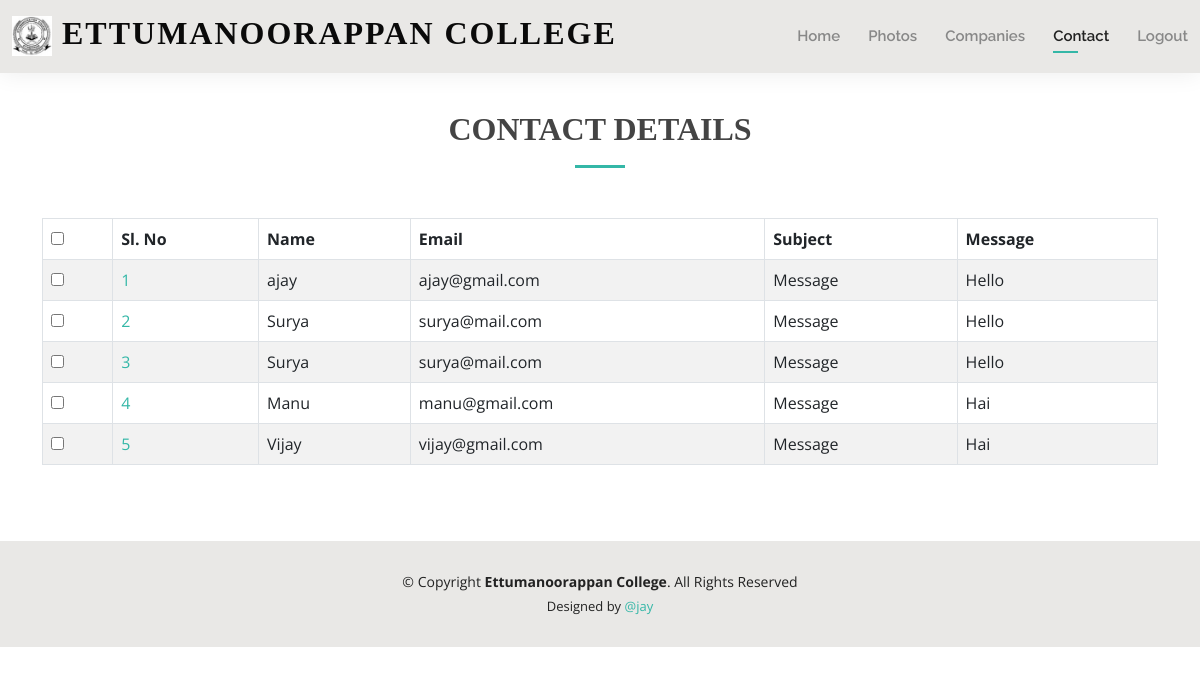
The page /loginpanel/Placement/contact.php on the database its author committed.
### tables this page shows
CREATE TABLE `contact` (
  `contactid` int(10) NOT NULL,
  `name` varchar(25) DEFAULT NULL,
  `email` varchar(25) DEFAULT NULL,
  `subjects` varchar(45) DEFAULT NULL,
  `messages` varchar(200) DEFAULT NULL
);

### loginpanel/Placement/contact.php (the view, shortened to what this page needs)
<!DOCTYPE html>
<html lang="en">
<head>
  <link href="assets/vendor/aos/aos.css" rel="stylesheet">
  <link href="assets/vendor/bootstrap/css/bootstrap.min.css" rel="stylesheet">
  <link href="assets/vendor/bootstrap-icons/bootstrap-icons.css" rel="stylesheet">
  <link href="assets/vendor/boxicons/css/boxicons.min.css" rel="stylesheet">
  <link href="assets/vendor/glightbox/css/glightbox.min.css" rel="stylesheet">
  <link href="assets/vendor/swiper/swiper-bundle.min.css" rel="stylesheet">
  <link href="assets/css/style.css" rel="stylesheet">
</head>
<body>
  <header id="header" class="fixed-top">
    <div class="container-fluid d-flex justify-content-between align-items-center">
    <h1 class="logo me-auto me-lg-0"><a href="indexhome.php"><img src="assets/img/etm.png" rel="icon">&nbsp;Ettumanoorappan College</a></h1>
      <nav id="navbar" class="navbar order-last order-lg-0">
        <ul>
            <li><a href="indexhome.php">Home</a></li>
            <li><a href="photo.php">Photos</a></li>
            <li><a href="company.php">Companies</a></li>
            <li><a class="active" href="contact.php">Contact</a></li>
	     <li><a href="logout.php">Logout</a></li>
        </ul>
      </nav>
    </div>
  </header>
  <main id="main">
    <section id="contact" class="contact">
      <div class="container" data-aos="fade-up">
	<div class="section-title">
          <h2>Contact Details</h2>
        </div>
 <table id="dynamic-table" class="table table-striped table-bordered table-hover">
	<thead>
		<tr>
			<th class="center">
				<label class="pos-rel">
					<input type="checkbox" class="ace" />
				</label>
			</th>
			<th>Sl. No</th>
			<th>Name</th>
			<th>Email</th>
      			<th>Subject</th>
			<th>Message</th>
		</tr>
	</thead>
	<tbody>
    		<?php
		include('../database.php');
		$sql="select * from contact";
		$result = mysqli_query($conn, $sql); $i=1;
            	while($row = mysqli_fetch_assoc($result)){
             	?>
		<tr>
			<td class="center">
				<label class="pos-rel">
					<input type="checkbox" class="ace" />
				</label>
			</td>
			<td>
				<a href="#"><?= $i; ?></a>
			</td>
      			<td><?= $row['name']; ?></td>
		      	<td><?= $row['email']; ?></td>
      			<td><?= $row['subjects']; ?></td>
      			<td><?= $row['messages']; ?></td>
		</tr>
    		<?php $i++;} ?>
	</tbody>
</table>
      </div>
    </section>
  </main>
  <footer id="footer">
    <div class="container">
      <div class="copyright">
        &copy; Copyright <strong><span>Ettumanoorappan College</span></strong>. All Rights Reserved
      </div>
      <div class="credits">
        Designed by <a href="#">@jay</a>
      </div>
    </div>
  </footer>
</body>
</html>

### loginpanel/Placement/assets/css/style.css (style rules this page uses)
body { font-family: "Open Sans", sans-serif; color: #444444; }
a { color: #34b7a7; text-decoration: none; }
h1, h2, h3, h4, h5, h6 { font-family: "Times New Roman", sans-serif; }
#main { margin-top: 50px; }
#header { background: #e9e8e6; box-shadow: 0px 0px 25px 0 rgba(0, 0, 0, 0.08); z-index: 997; padding: 15px 0; }
#header .logo { font-size: 32px; margin: 0; padding: 0; line-height: 1; font-weight: 600; font-family: Algerian; letter-spacing: 2px; text-transform: uppercase; }
#header .logo a { color: #0a0a0a; }
#header .logo img { max-height: 40px; }
.navbar { padding: 0; }
.navbar ul { margin: 0; padding: 0; display: flex; list-style: none; align-items: center; }
.navbar li { position: relative; padding: 10px 0 10px 28px; }
.navbar a, .navbar a:focus { display: flex; align-items: right; justify-content: space-between; font-family: "Raleway", sans-serif; font-size: 15px; font-weight: 600; color: #888888; white-space: nowrap; transition: 0.3s; position: relative; }
.navbar > ul > li > a:before { content: ""; position: absolute; width: 0; height: 2px; bottom: -5px; left: 0; background-color: #34b7a7; visibility: hidden; width: 0px; transition: all 0.3s ease-in-out 0s; }
.navbar a:hover:before, .navbar li:hover > a:before, .navbar .active:before { visibility: visible; width: 25px; }
.navbar a:hover, .navbar .active, .navbar .active:focus, .navbar li:hover > a { color: #222222; }
section { padding: 60px 0; }
.section-title { text-align: center; padding-bottom: 30px; }
.section-title h2 { font-size: 32px; font-weight: bold; text-transform: uppercase; margin-bottom: 20px; padding-bottom: 20px; position: relative; }
.section-title h2::after { content: ''; position: absolute; display: block; width: 50px; height: 3px; background: #34b7a7; bottom: 0; left: calc(50% - 25px); }
#footer { background: #e9e8e6; padding: 30px 0; color: #222222; font-size: 14px; text-align: center; }
#footer .credits { padding-top: 5px; font-size: 13px; }
#footer .credits a { color: #34b7a7; }

### rows shown on the page
contact: name "ajay", email "ajay@gmail.com", subjects "Message", messages "Hello"
contact: name "Surya", email "surya@mail.com", subjects "Message", messages "Hello"
contact: name "Surya", email "surya@mail.com", subjects "Message", messages "Hello"
contact: name "Manu", email "manu@gmail.com", subjects "Message", messages "Hai"
contact: name "Vijay", email "vijay@gmail.com", subjects "Message", messages "Hai"
